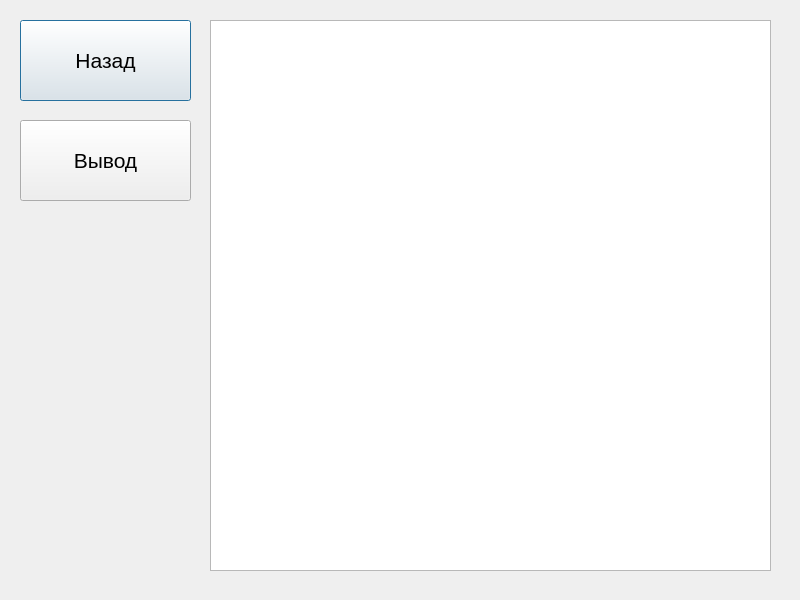
<?xml version="1.0" encoding="UTF-8"?>
<ui version="4.0">
 <class>GetReport</class>
 <widget class="QDialog" name="GetReport">
  <property name="geometry">
   <rect>
    <x>0</x>
    <y>0</y>
    <width>800</width>
    <height>600</height>
   </rect>
  </property>
  <property name="windowTitle">
   <string>Dialog</string>
  </property>
  <widget class="QPushButton" name="backBtn">
   <property name="geometry">
    <rect>
     <x>20</x>
     <y>20</y>
     <width>171</width>
     <height>81</height>
    </rect>
   </property>
   <property name="font">
    <font>
     <pointsize>16</pointsize>
    </font>
   </property>
   <property name="text">
    <string>Назад</string>
   </property>
  </widget>
  <widget class="QTextEdit" name="reportTextEdit">
   <property name="geometry">
    <rect>
     <x>210</x>
     <y>20</y>
     <width>561</width>
     <height>551</height>
    </rect>
   </property>
  </widget>
  <widget class="QPushButton" name="printBtn">
   <property name="geometry">
    <rect>
     <x>20</x>
     <y>120</y>
     <width>171</width>
     <height>81</height>
    </rect>
   </property>
   <property name="font">
    <font>
     <pointsize>16</pointsize>
    </font>
   </property>
   <property name="text">
    <string>Вывод</string>
   </property>
  </widget>
 </widget>
 <resources/>
 <connections/>
</ui>
